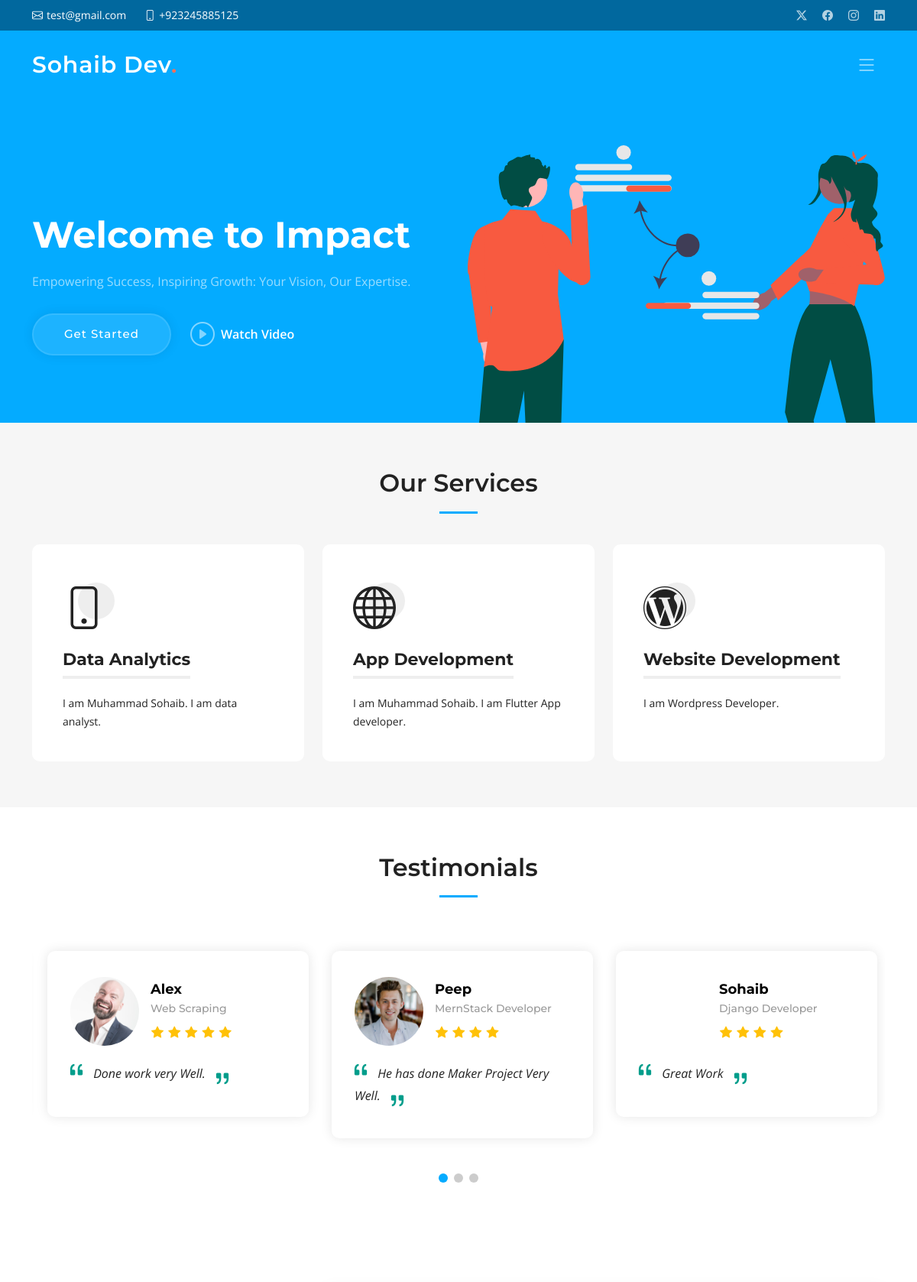
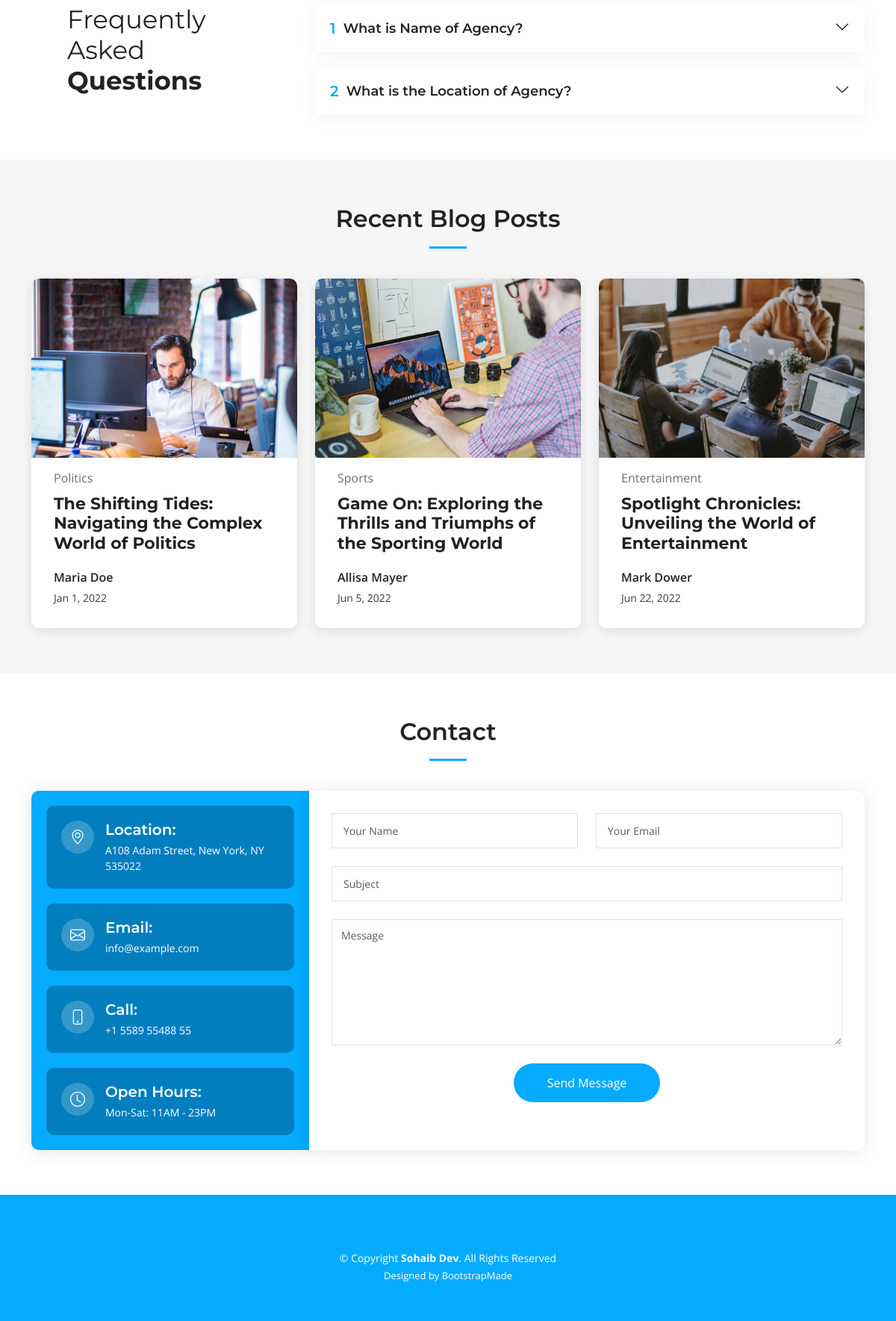
The page / on the database its author committed (2 pictures, top to bottom).
### app/models.py (models this page shows, shortened)
class GeneralInfo(models.Model):
    company_name = models.CharField(max_length=250, default='Company')
    location = models.CharField(max_length=250)
    email = models.EmailField()
    phone = models.CharField(max_length=20)
    open_hours = models.CharField(max_length=100, blank=True, null=True)
    video_url = models.URLField(blank=True, null=True)
    twitter = models.URLField(blank=True, null=True)
    facebook = models.URLField(blank=True, null=True)
    instagram = models.URLField(blank=True, null=True)
    linkedin = models.URLField(blank=True, null=True)

class Service(models.Model):
    icon= models.CharField(max_length=50 , blank=True, null=True)
    title = models.CharField(max_length=255 , blank=True, null=True, unique=True)
    description = models.TextField()
    def __str__(self):
        return self.title

class Testimonial(models.Model):
    user_image = models.CharField(max_length=255, blank=True, null=True)
    star_count=[
        (1, 'One'),
        (2, 'Two'),
        (3, 'Three'),
        (4, 'Four'),
        (5, 'Five'),
    ]
    rating_count = models.IntegerField(choices=star_count)
    username = models.CharField(max_length=100)
    user_job_title = models.CharField(max_length=100)
    review=models.TextField()
    def __str__(self):
        return f"{self.username} - {self.user_job_title}"

class FrequentlyAskedQuestion(models.Model):
    question = models.CharField(max_length=255)
    answer = models.TextField()
    def __str__(self):
        return self.question

### app/views.py (the view)
# urls.py: path('', index),
def index(request):
    general_info = GeneralInfo.objects.first()
    service= Service.objects.all()
    testimonial= Testimonial.objects.all()
    faqs= FrequentlyAskedQuestion.objects.all()
    context={
            "company_name":general_info.company_name,
            "location":general_info.location,
            "email":general_info.email,
            "phone":general_info.phone,
            "open_hours":general_info.open_hours,
            "video_url":general_info.video_url,
            "twitter_url":general_info.twitter,
            "facebook_url":general_info.facebook,
            "instagram_url":general_info.instagram,
            "linkedin_url":general_info.linkedin,
            "services":service,
            "testimonials":testimonial,
            "faqs":faqs
    }
    print(f"context:{context}")
    return render(request, 'index.html', context)

### templates/index.html (shortened to what this page needs)
{% extends "assets/main.html" %}
{% load static %}
      {% block mainContent %}
    <section id="services" class="services sections-bg">
      <div class="container" data-aos="fade-up">
        <div class="section-header">
          <h2>Our Services</h2>
        </div>
        <div class="row gy-4" data-aos="fade-up" data-aos-delay="100">
        {% for service in services %}
          <div class="col-lg-4 col-md-6">
            <div class="service-item  position-relative">
              <div class="icon">
                <i class="{{service.icon}}"></i>
              </div>
              <h3>{{service.title}}</h3>
              <p>{{service.description}}</p>
            </div>
          </div>
          {% endfor %}
        </div>
      </div>
    </section>
    <section id="testimonials" class="testimonials">
      <div class="container" data-aos="fade-up">
        <div class="section-header">
          <h2>Testimonials</h2>
        </div>
        <div class="slides-3 swiper" data-aos="fade-up" data-aos-delay="100">
          <div class="swiper-wrapper">
            {% for testimonial in testimonials %}
            <div class="swiper-slide">
              <div class="testimonial-wrap">
                <div class="testimonial-item">
                  <div class="d-flex align-items-center">
                    {% if "http" in testimonial.user_image %}
                    <img src="{{ testimonial.user_image }}" class="testimonial-img flex-shrink-0" alt="">
                    {% else %}
                    <img src="{% static testimonial.user_image %}" class="testimonial-img flex-shrink-0" alt="">
                    {% endif %}
                    <div>
                      <h3>{{testimonial.username}}</h3>
                      <h4>{{testimonial.user_job_title}}</h4>
                      <div class="stars">
                        {% for i in 'x'|ljust:testimonial.rating_count %}
                        <i class="bi bi-star-fill"></i>
                        {% endfor %}
                      </div>
                    </div>
                  </div>
                  <p>
                    <i class="bi bi-quote quote-icon-left"></i>
                    {{testimonial.review}}
                    <i class="bi bi-quote quote-icon-right"></i>
                  </p>
                </div>
              </div>
            </div>
            {% endfor %}
          </div>
          <div class="swiper-pagination"></div>
        </div>
      </div>
    </section>
    <section id="faq" class="faq">
      <div class="container" data-aos="fade-up">
        <div class="row gy-4">
          <div class="col-lg-4">
            <div class="content px-xl-5">
              <h3>Frequently Asked <strong>Questions</strong></h3>
            </div>
          </div>
          <div class="col-lg-8">
            <div class="accordion accordion-flush" id="faqlist" data-aos="fade-up" data-aos-delay="100">
              {% for faq in faqs %}
              <div class="accordion-item">
                <h3 class="accordion-header">
                  <button class="accordion-button collapsed" type="button" data-bs-toggle="collapse" data-bs-target="#faq-content-{{forloop.counter}}">
                    <span class="num">{{forloop.counter}}</span>
                    {{faq.question}}
                  </button>
                </h3>
              </div>
              {% endfor %}
            </div>
          </div>
        </div>
      </div>
    </section>
    <section id="recent-posts" class="recent-posts sections-bg">
      <div class="container" data-aos="fade-up">
        <div class="section-header">
          <h2>Recent Blog Posts</h2>
        </div>
        <div class="row gy-4">
          <div class="col-xl-4 col-md-6">
            <article>
              <div class="post-img">
                <img src="{% static 'assets/img/blog/blog-1.jpg' %}" alt="" class="img-fluid">
              </div>
              <p class="post-category">Politics</p>
              <h2 class="title">
                <a href="blog-details.html">The Shifting Tides: Navigating the Complex World of Politics</a>
              </h2>
              <div class="d-flex align-items-center">
                <div class="post-meta">
                  <p class="post-author">Maria Doe</p>
                  <p class="post-date">
                    <time datetime="2022-01-01">Jan 1, 2022</time>
                  </p>
                </div>
              </div>
            </article>
          </div>
          <div class="col-xl-4 col-md-6">
            <article>
              <div class="post-img">
                <img src="{% static 'assets/img/blog/blog-2.jpg' %}" alt="" class="img-fluid">
              </div>
              <p class="post-category">Sports</p>
              <h2 class="title">
                <a href="blog-details.html">Game On: Exploring the Thrills and Triumphs of the Sporting World</a>
              </h2>
              <div class="d-flex align-items-center">
                <div class="post-meta">
                  <p class="post-author">Allisa Mayer</p>
                  <p class="post-date">
                    <time datetime="2022-01-01">Jun 5, 2022</time>
                  </p>
                </div>
              </div>
            </article>
          </div>
          <div class="col-xl-4 col-md-6">
            <article>
              <div class="post-img">
                <img src="{% static 'assets/img/blog/blog-3.jpg' %}" alt="" class="img-fluid">
              </div>
              <p class="post-category">Entertainment</p>
              <h2 class="title">
                <a href="blog-details.html">Spotlight Chronicles: Unveiling the World of Entertainment</a>
              </h2>
              <div class="d-flex align-items-center">
                <div class="post-meta">
                  <p class="post-author">Mark Dower</p>
                  <p class="post-date">
                    <time datetime="2022-01-01">Jun 22, 2022</time>
                  </p>
                </div>
              </div>
            </article>
          </div>
        </div>
      </div>
    </section>
    <section id="contact" class="contact">
      <div class="container" data-aos="fade-up">
        <div class="section-header">
          <h2>Contact</h2>
        </div>
        <div class="row gx-lg-0 gy-4">
          <div class="col-lg-4">
            <div class="info-container d-flex flex-column align-items-center justify-content-center">
              <div class="info-item d-flex">
                <i class="bi bi-geo-alt flex-shrink-0"></i>
                <div>
                  <h4>Location:</h4>
                  <p>A108 Adam Street, New York, NY 535022</p>
                </div>
              </div>
              <div class="info-item d-flex">
                <i class="bi bi-envelope flex-shrink-0"></i>
                <div>
                  <h4>Email:</h4>
                  <p>info@example.com</p>
                </div>
              </div>
              <div class="info-item d-flex">
                <i class="bi bi-phone flex-shrink-0"></i>
                <div>
                  <h4>Call:</h4>
                  <p>+1 5589 55488 55</p>
                </div>
              </div>
              <div class="info-item d-flex">
                <i class="bi bi-clock flex-shrink-0"></i>
                <div>
                  <h4>Open Hours:</h4>
                  <p>Mon-Sat: 11AM - 23PM</p>
                </div>
              </div>
            </div>
          </div>
          <div class="col-lg-8">
            <form action="" method="post" role="form" class="php-email-form">
              <div class="row">
                <div class="col-md-6 form-group">
                  <input type="text" name="name" class="form-control" id="name" placeholder="Your Name" required>
                </div>
                <div class="col-md-6 form-group mt-3 mt-md-0">
                  <input type="email" class="form-control" name="email" id="email" placeholder="Your Email" required>
                </div>
              </div>
              <div class="form-group mt-3">
                <input type="text" class="form-control" name="subject" id="subject" placeholder="Subject" required>
              </div>
              <div class="form-group mt-3">
                <textarea class="form-control" name="message" rows="7" placeholder="Message" required></textarea>
              </div>
              <div class="text-center"><button type="submit">Send Message</button></div>
            </form>
          </div>
        </div>
      </div>
    </section>
      {% endblock mainContent %}

### templates/assets/header.html (shortened to what this page needs)
{% load static %}
  <section id="topbar" class="topbar d-flex align-items-center">
    <div class="container d-flex justify-content-center justify-content-md-between">
      <div class="contact-info d-flex align-items-center">
        <i class="bi bi-envelope d-flex align-items-center"><a href="mailto:{{email}}">{{email}}</a></i>
        <i class="bi bi-phone d-flex align-items-center ms-4"><span>{{phone}}</span></i>
      </div>
      <div class="social-links d-none d-md-flex align-items-center">
        <a href="{{twitter_url}}" class="twitter"><i class="bi bi-twitter-x"></i></a>
        <a href="{{facebook_url}}" class="facebook"><i class="bi bi-facebook"></i></a>
        <a href="{{instagram_url}}" class="instagram"><i class="bi bi-instagram"></i></a>
        <a href="{{linkedin_url}}" class="linkedin"><i class="bi bi-linkedin"></i></i></a>
      </div>
    </div>
  </section>
  <header id="header" class="header d-flex align-items-center">
    <div class="container-fluid container-xl d-flex align-items-center justify-content-between">
      <a href="index.html" class="logo d-flex align-items-center">
        <h1>{{company_name}}<span>.</span></h1>
      </a>
      <i class="mobile-nav-toggle mobile-nav-show bi bi-list"></i>
    </div>
  </header>

### templates/assets/footer.html
{% load static %}
 <footer id="footer" class="footer">
    <div class="container mt-4">
      <div class="copyright">
        &copy; Copyright <strong><span>{{company_name}}</span></strong>. All Rights Reserved
      </div>
      <div class="credits">
        Designed by <a href="https://bootstrapmade.com/">BootstrapMade</a>
      </div>
    </div>
  </footer>

### rows shown on the page
GeneralInfo: email "test@gmail.com", phone "+923245885125", company_name "Sohaib Dev"
Service: title "Data Analytics", description "I am Muhammad Sohaib. I am data analyst."
Service: title "App Development", description "I am Muhammad Sohaib. I am Flutter App developer."
Service: title "Website Development", description "I am Wordpress Developer."
Testimonial: user_image (picture), username "Alex", user_job_title "Web Scraping", rating_count 5 (drawn), review "Done work very Well."
Testimonial: user_image (picture), username "Peep", user_job_title "MernStack Developer", rating_count 4 (drawn), review "He has done Maker Project Very Well."
Testimonial: username "Sohaib", user_job_title "Django Developer", rating_count 4 (drawn), review "Great Work"
FrequentlyAskedQuestion: question "What is Name of Agency?"
FrequentlyAskedQuestion: question "What is the Location of Agency?"
